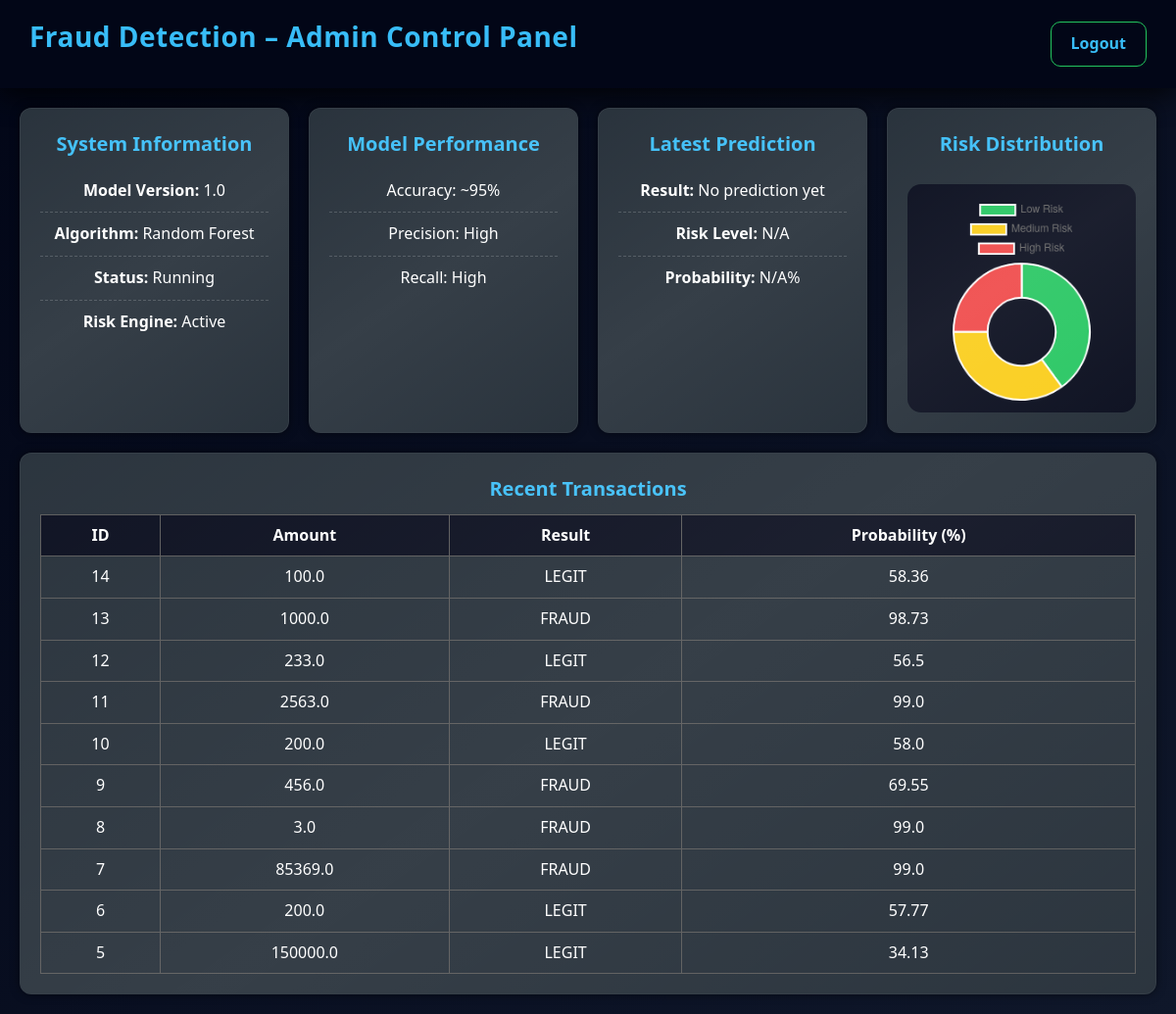
The page /admin (signed in) on the database its author committed.
### app.py (models this page shows)
class Transaction(db.Model):
    id = db.Column(db.Integer, primary_key=True)
    amount = db.Column(db.Float)
    result = db.Column(db.String(20))
    probability = db.Column(db.Float)

### app.py (the view)
@app.route("/admin")
@login_required
def admin():
    tx = Transaction.query.order_by(Transaction.id.desc()).limit(10).all()
    return render_template("admin_dashboard.html", transactions=tx)

### app.py (called while the page is built)
@login_manager.user_loader
def load_user(user_id):
    return db.session.get(User, int(user_id))

### templates/admin_dashboard.html (shortened to what this page needs)
<!DOCTYPE html>
<html>
<head>
<link rel="stylesheet" href="/static/style.css">
</head>
<body>
<header>
<h2>Fraud Detection – Admin Control Panel</h2>
<a href="/logout" style="color:#38bdf8;">Logout</a>
</header>
<div class="admin-container">
<div class="card">
<h3>System Information</h3>
<p><b>Model Version:</b> 1.0</p>
<p><b>Algorithm:</b> Random Forest</p>
<p><b>Status:</b> Running</p>
<p><b>Risk Engine:</b> Active</p>
</div>
<div class="card">
<h3>Model Performance</h3>
<p>Accuracy: ~95%</p>
<p>Precision: High</p>
<p>Recall: High</p>
</div>
<div class="card">
<h3>Latest Prediction</h3>
<p><b>Result:</b> <span id="latestResult">No prediction yet</span></p>
<p><b>Risk Level:</b> <span id="latestRisk">N/A</span></p>
<p><b>Probability:</b> <span id="latestProbability">N/A%</span></p>
</div>
<div class="card">
<h3>Risk Distribution</h3>
<canvas id="riskChart" height="220"></canvas>
</div>
<div class="card" style="grid-column:span 4;">
<h3>Recent Transactions</h3>
<table>
<tr>
<th>ID</th>
<th>Amount</th>
<th>Result</th>
<th>Probability (%)</th>
</tr>
{% for t in transactions %}
<tr>
<td>{{ t.id }}</td>
<td>{{ t.amount }}</td>
<td>{{ t.result }}</td>
<td>{{ t.probability }}</td>
</tr>
{% endfor %}
</table>
</div>
</div>
<script>
async function loadLatestPrediction(){
  const res = await fetch("/latest_prediction");
  const data = await res.json();
  document.getElementById("latestResult").innerText = data.result;
  document.getElementById("latestRisk").innerText = data.risk;
  document.getElementById("latestProbability").innerText = data.probability + "%";
}
setInterval(loadLatestPrediction,3000);
loadLatestPrediction();
// ---------- DONUT CHART ----------
const low = 40;
const medium = 35;
const high = 25;
new Chart(document.getElementById("riskChart"),{
  type:"doughnut",
  data:{
    labels:["Low Risk","Medium Risk","High Risk"],
    datasets:[{
      data:[low,medium,high],
      backgroundColor:["#22c55e","#facc15","#ef4444"]
    }]
  }
});
</script>
</body>
</html>

### static/style.css (style rules this page uses)
* { margin:0; padding:0; box-sizing:border-box; font-family:"Segoe UI", Arial, sans-serif; }
body { background:linear-gradient(135deg,#020617,#0f172a); color:#e5e7eb; text-align:center; line-height:1.6; }
h2 { font-size:26px; }
h3 { font-size:20px; }
h1,h2,h3 { color:#38bdf8; margin-bottom:15px; }
header { background:rgba(2,6,23,0.95); padding:20px 45px; display:flex; justify-content:space-between; align-items:center; backdrop-filter:blur(12px); box-shadow:0 5px 30px rgba(0,0,0,0.9); }
header h2 { font-size:28px; letter-spacing:0.5px; }
header a { color:#22c55e; text-decoration:none; font-weight:bold; padding:9px 20px; border-radius:10px; border:1px solid #22c55e; transition:0.3s; }
.admin-container { padding:50px; display:grid; grid-template-columns:repeat(auto-fit,minmax(280px,1fr)); gap:30px; }
.card { background:rgba(255,255,255,0.06); backdrop-filter:blur(16px); padding:28px; border-radius:20px; box-shadow:0 15px 40px rgba(0,0,0,0.9); border:1px solid rgba(255,255,255,0.1); transition:0.35s ease; position:relative; overflow:hidden; animation:fadeUp 0.7s ease forwards; }
.card::before { content:""; position:absolute; top:-50%; left:-50%; width:200%; height:200%; background:linear-gradient(120deg,transparent,rgba(255,255,255,0.1),transparent); transform:rotate(25deg); transition:0.6s; }
.card h3 { color:#22c55e; margin-bottom:18px; }
.card ul li, .card p { padding:9px 0; border-bottom:1px dashed rgba(255,255,255,0.18); font-size:16px; }
.card ul li:last-child, .card p:last-child { border-bottom:none; }
canvas { margin-top:25px; background:#020617; border-radius:14px; padding:12px; }

### templates/admin_dashboard.html (style rules this page uses)
.admin-container { display:grid; grid-template-columns:repeat(4,1fr); gap:20px; padding:20px; }
.card { background:#1f2933; color:white; padding:20px; border-radius:12px; box-shadow:0 0 10px rgba(0,0,0,0.5); }
.card h3 { color:#38bdf8; margin-bottom:10px; }
table { width:100%; border-collapse:collapse; margin-top:10px; }
th,td { border:1px solid #555; padding:8px; text-align:center; }
th { background:#020617; }
header { display:flex; justify-content:space-between; align-items:center; padding:15px 30px; background:#020617; color:white; }

### rows shown on the page
Transaction: id "14", amount "100.0", result "LEGIT", probability "58.36"
Transaction: id "13", amount "1000.0", result "FRAUD", probability "98.73"
Transaction: id "12", amount "233.0", result "LEGIT", probability "56.5"
Transaction: id "11", amount "2563.0", result "FRAUD", probability "99.0"
Transaction: id "10", amount "200.0", result "LEGIT", probability "58.0"
Transaction: id "9", amount "456.0", result "FRAUD", probability "69.55"
Transaction: id "8", amount "3.0", result "FRAUD", probability "99.0"
Transaction: id "7", amount "85369.0", result "FRAUD", probability "99.0"
Transaction: id "6", amount "200.0", result "LEGIT", probability "57.77"
Transaction: id "5", amount "150000.0", result "LEGIT", probability "34.13"
